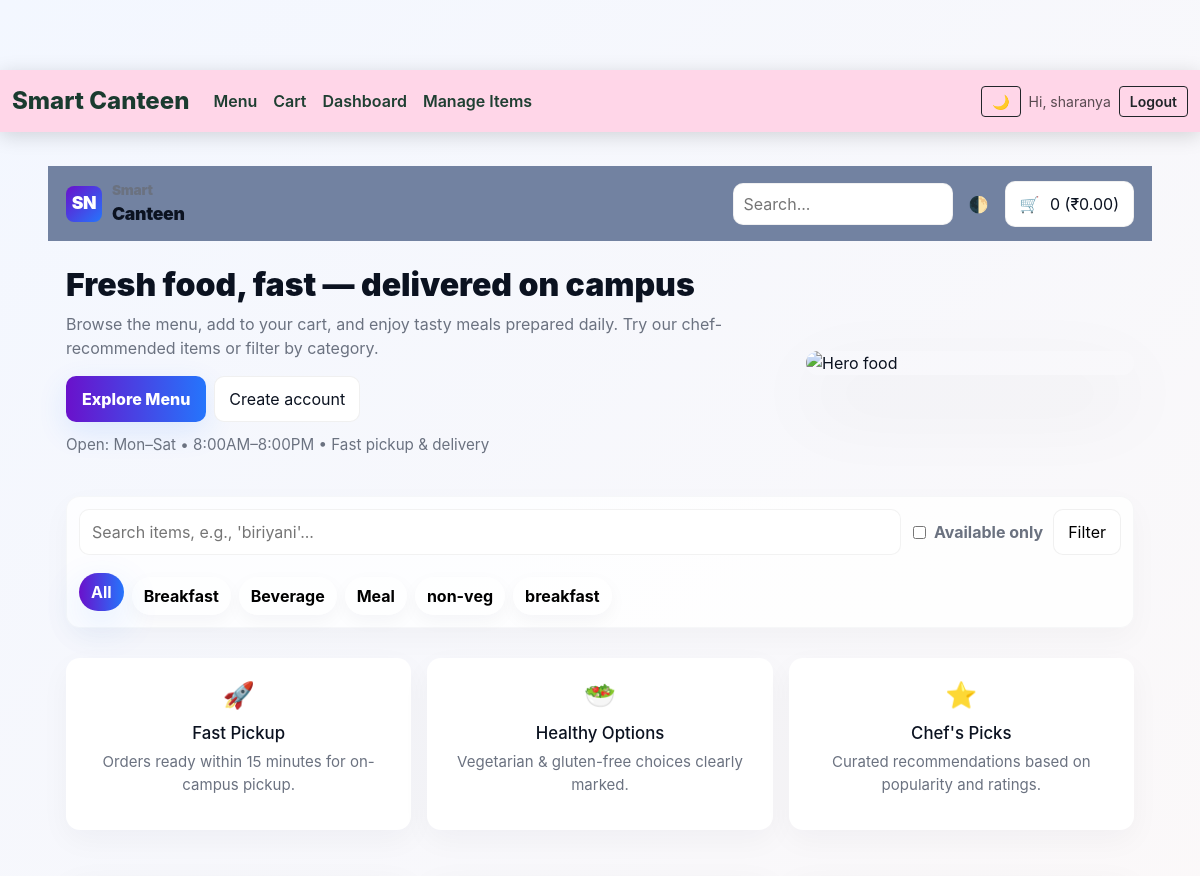
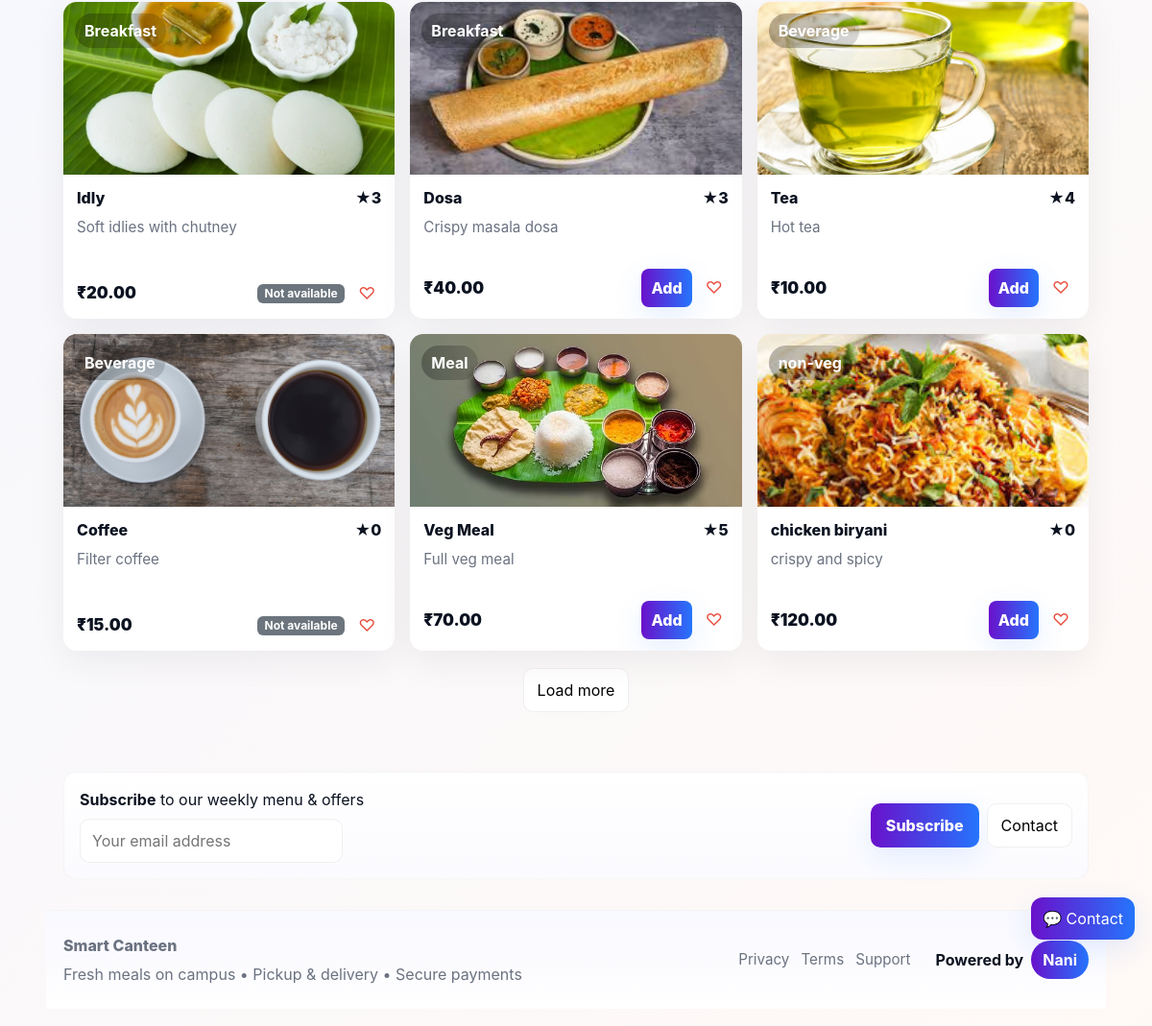
The app's page /menu/ (signed in) with its own data (2 pictures, top to bottom).
### menu_app/models.py (models this page shows, shortened)
class Item(models.Model):
    name = models.CharField(max_length=100)
    description = models.TextField(blank=True)
    price = models.DecimalField(max_digits=7, decimal_places=2)
    category = models.CharField(
        max_length=50,
        choices=CATEGORY_CHOICES,
        blank=True
    )
    available = models.BooleanField(default=True)
    image = models.ImageField(
        upload_to='menu_images/',
        blank=True,
        null=True
    )
    rating = models.PositiveIntegerField(
        default=0,
        validators=[
            MinValueValidator(0),
            MaxValueValidator(5)
        ]
    )

### menu_app/views.py (the view)
# urls.py: path('menu/', views.menu_list, name='menu_list'),
@login_required(login_url='login')
def menu_list(request):
    items = Item.objects.all()
    q = request.GET.get("q")
    if q:
        items = items.filter(name__icontains=q)
    selected_category = request.GET.get("category")
    if selected_category and selected_category != "":
        items = items.filter(category=selected_category)
    available_only = request.GET.get("available_only")
    if available_only == "on":
        items = items.filter(available=True)
    categories = Item.objects.values_list("category", flat=True).distinct()
    cart = _get_cart(request)
    total = Decimal("0.00")
    for item_id, qty in cart.items():
        try:
            item = Item.objects.get(id=item_id)
            total += item.price * qty
        except Item.DoesNotExist:
            pass
    return render(request, "menu.html", {
        "items": items,
        "categories": categories,
        "selected_category": selected_category,
        "cart_total": total,
        "cart_count": sum(cart.values()),
        "form": request.GET,
    })

### menu_app/views.py (called while the page is built)
def _get_cart(request):
    return request.session.get('cart', {})

### templates/menu.html (shortened to what this page needs)
{% extends 'base.html' %}
{% load static %}
{% block content %}
<link rel="stylesheet" href="{% static 'css/login.css' %}">
<header class="navbar" role="banner" aria-label="Top Navigation">
  <div class="brand">
    <div class="logo" aria-hidden="true">SN</div>
    <div>
      <div style="font-size:0.86rem;color:var(--muted)">Smart</div>
      <div style="font-weight:900;">Canteen</div>
    </div>
  </div>
  <div class="nav-actions" role="navigation">
    <input id="miniSearch" class="search-short" placeholder="Search..." aria-label="Quick search">
    <button id="themeToggle" class="theme-toggle" title="Toggle theme" aria-pressed="false">🌓</button>
    <a href="{% url 'cart_view' %}" class="btn-outline" aria-label="Cart">🛒 <span style="margin-left:6px;">{{ cart_count }} (₹{{ cart_total }})</span></a>
  </div>
</header>
<section class="hero" role="region" aria-label="Hero">
  <div class="hero-left">
    <h1>Fresh food, fast — delivered on campus</h1>
    <p>Browse the menu, add to your cart, and enjoy tasty meals prepared daily. Try our chef-recommended items or filter by category.</p>
    <div class="hero-cta">
      <button class="btn-primary" onclick="document.getElementById('miniSearch').focus()">Explore Menu</button>
      <a class="btn-outline" href="{% url 'register' %}">Create account</a>
    </div>
    <div style="margin-top:12px; color:var(--muted); font-size:0.95rem;">Open: Mon–Sat • 8:00AM–8:00PM • Fast pickup & delivery</div>
  </div>
  <div class="hero-visual" aria-hidden="true">
    <img src="https://images.pexels.com/photos/376464/pexels-photo-376464.jpeg?cs=srgb&dl=pexels-ash-craig-122861-376464.jpg&fm=jpg" alt="Hero food" />
  </div>
</section>
<form id="filterForm" class="filter-card" method="get" role="search" aria-label="Filter Menu">
  <input id="searchInput" class="search-input" name="q" type="search" placeholder="Search items, e.g., 'biriyani'..." value="{{ request.GET.q|default:'' }}" aria-label="Search menu items">
  <div style="display:flex; gap:10px; align-items:center;">
    <label style="display:flex; gap:8px; align-items:center; font-weight:700; color:var(--muted);">
      <input type="checkbox" name="available_only" value="on" {% if request.GET.available_only == "on" %}checked{% endif %}>
      Available only
    </label>
    <button type="submit" class="btn-outline">Filter</button>
  </div>
  <div style="flex-basis:100%; margin-top:10px;">
    <div class="chips" role="tablist" aria-label="Categories">
      <button type="button" class="chip {% if not selected_category %}active{% endif %}" data-value="">All</button>
      {% for cat in categories %}
        <button type="button" class="chip {% if cat == selected_category %}active{% endif %}" data-value="{{ cat }}">{{ cat }}</button>
      {% endfor %}
    </div>
  </div>
</form>
<section class="features" aria-label="Features">
  <div class="feature">
    <div style="font-size:1.6rem;">🚀</div>
    <h4>Fast Pickup</h4>
    <p>Orders ready within 15 minutes for on-campus pickup.</p>
  </div>
  <div class="feature">
    <div style="font-size:1.6rem;">🥗</div>
    <h4>Healthy Options</h4>
    <p>Vegetarian & gluten-free choices clearly marked.</p>
  </div>
  <div class="feature">
    <div style="font-size:1.6rem;">⭐</div>
    <h4>Chef's Picks</h4>
    <p>Curated recommendations based on popularity and ratings.</p>
  </div>
</section>
<main class="container" role="main">
  <div id="grid" class="grid" aria-live="polite">
    {% for item in items %}
      <article class="card-item" tabindex="0" data-id="{{ item.id }}" aria-labelledby="item-title-{{ item.id }}">
        <div style="position:relative;">
          {% if item.image %}
            <img class="media" src="{{ item.image.url }}" alt="{{ item.name }}" loading="lazy">
          {% else %}
            <img class="media" src="https://via.placeholder.com/800x600?text=No+Image" alt="{{ item.name }}" loading="lazy">
          {% endif %}
          <div class="badge-cat">{{ item.category }}</div>
        </div>
        <div class="card-body">
          <div class="card-title">
            <span id="item-title-{{ item.id }}">{{ item.name }}</span>
            <span class="stars">★{{ item.rating|default:0 }}</span>
          </div>
          <p class="card-desc">{{ item.description|truncatechars:120|default:"Tasty & fresh" }}</p>
          <div style="display:flex; justify-content:space-between; align-items:center;">
            <div class="price">₹{{ item.price }}</div>
            <div class="actions">
              {% if item.available %}
                <a href="{% url 'add_to_cart' item.id %}" class="add-btn btn-primary" style="padding:8px 10px; border-radius:8px; color:white;">Add</a>
              {% else %}
                <span class="badge bg-secondary">Not available</span>
              {% endif %}
              <button class="wishlist" data-id="{{ item.id }}" title="Save to wishlist" aria-pressed="false">♡</button>
            </div>
          </div>
        </div>
      </article>
    {% empty %}
      <p>No items found.</p>
    {% endfor %}
  </div>
  <div class="load-more-wrap">
    <button id="loadMoreBtn" class="btn-outline" style="display:none;">Load more</button>
  </div>
</main>
<section class="subscribe" aria-label="Subscribe">
  <div style="flex:1;">
    <strong>Subscribe</strong> to our weekly menu & offers
    <div style="margin-top:8px;">
      <input id="subscribeEmail" placeholder="Your email address" aria-label="Email for subscribe">
    </div>
  </div>
  <div style="display:flex; gap:8px;">
    <button id="subscribeBtn" class="btn-primary">Subscribe</button>
    <button id="contactOpen" class="btn-outline">Contact</button>
  </div>
</section>
<div class="contact-quick" aria-hidden="false">
  <button id="contactQuickBtn" class="contact-btn" title="Contact">💬 Contact</button>
</div>
<footer class="footer" role="contentinfo">
  <div class="left">
    <div style="font-weight:800;">Smart Canteen</div>
    <div style="color:var(--muted); margin-top:6px;">Fresh meals on campus • Pickup & delivery • Secure payments</div>
  </div>
  <div class="right">
    <div style="display:flex; gap:12px; align-items:center;">
      <a class="small-link" href="#">Privacy</a>
      <a class="small-link" href="#">Terms</a>
      <a class="small-link" href="#">Support</a>
    </div>
    <div class="powered" style="margin-left:14px;">
      <div>Powered by</div>
      <div class="nani">Nani</div>
    </div>
  </div>
</footer>
{% endblock %}

### templates/base.html (shortened to what this page needs)
<!DOCTYPE html>
<html lang="en" data-bs-theme="light" id="htmlRoot">
<head>
  <link href="https://cdn.jsdelivr.net/npm/bootstrap@5.3.3/dist/css/bootstrap.min.css" rel="stylesheet">
</head>
<body>
  <nav class="navbar navbar-expand-lg animated-navbar fixed-top" style="background-color: #ffd6e8;position: fixed;">
    <div class="container-fluid">
      <a class="navbar-brand" href="{% url 'home' %}">Smart Canteen</a>
      <div class="collapse navbar-collapse" id="navbarNav">
        <ul class="navbar-nav me-auto">
          <li class="nav-item"><a class="nav-link" href="{% url 'menu_list' %}">Menu</a></li>
          <li class="nav-item"><a class="nav-link" href="{% url 'cart_view' %}">Cart</a></li>
          {% if user.is_staff %}
          <li class="nav-item"><a class="nav-link" href="{% url 'dashboard' %}">Dashboard</a></li>
          <li class="nav-item"><a class="nav-link" href="{% url 'manage_items' %}">Manage Items</a></li>
          {% endif %}
        </ul>
        <div class="d-flex align-items-center gap-2">
          <button class="btn btn-outline-dark btn-sm" id="themeToggle">🌙</button>
          {% if user.is_authenticated %}
          <span class="navbar-text small">Hi, {{ user.username }}</span>
          <form method="post" action="{% url 'logout' %}" style="display:inline;">
            <button class="btn btn-outline-dark btn-sm">Logout</button>
          </form>
          {% else %}
          <a href="{% url 'login' %}" class="btn btn-outline-dark btn-sm">Login</a>
          <a href="{% url 'register' %}" class="btn btn-success btn-sm">Signup</a>
          {% endif %}
        </div>
      </div>
    </div>
  </nav>
  <div class="container mt-3">
    {% block content %}{% endblock %}
  </div>
</body>
</html>

### static/css/login.css (style rules this page uses)
body { background: linear-gradient(135deg, #dfe9f3, #ffffff); font-family: 'Poppins', sans-serif; }

### templates/base.html (style rules this page uses)
body { padding-top: 70px; }
.animated-navbar { background: linear-gradient(120deg, #ffdde1, #c6ffe6, #d4f8c4, #ffe9c8, #ffd6e8, #e0d7ff); background-size: 400% 400%; animation: rainbowFlow 12s ease infinite; padding: 10px 0; box-shadow: 0 4px 20px rgba(0, 0, 0, 0.15); backdrop-filter: blur(10px); }
.animated-navbar .navbar-brand { color: #1a3b2f !important; font-weight: 800; font-size: 1.5rem; }
.animated-navbar .nav-link { color: #1f3f32 !important; font-weight: 600; transition: 0.3s ease; }
.animated-navbar .btn-outline-dark, .animated-navbar .btn-success { font-weight: 600; padding: 4px 10px; }
.animated-navbar { padding: 8px 0 !important; }

### records on screen
Item: image (picture), category "Breakfast", name "Idly", rating "3", description "Soft idlies with chutney", price "20.00", available "Not available"
Item: image (picture), category "Breakfast", name "Dosa", rating "3", description "Crispy masala dosa", price "40.00", available "Add"
Item: image (picture), category "Beverage", name "Tea", rating "4", description "Hot tea", price "10.00", available "Add"
Item: image (picture), category "Beverage", name "Coffee", rating "0", description "Filter coffee", price "15.00", available "Not available"
Item: image (picture), category "Meal", name "Veg Meal", rating "5", description "Full veg meal", price "70.00", available "Add"
Item: image (picture), category "non-veg", name "chicken biryani", rating "0", description "crispy and spicy", price "120.00", available "Add"

### other values on screen
{{ user.username }} "sharanya"
{{ cart_count }} "0"
{{ cart_total }} "0.00"
{{ cat }} "Breakfast" "Beverage" "Meal" "non-veg" "breakfast"
